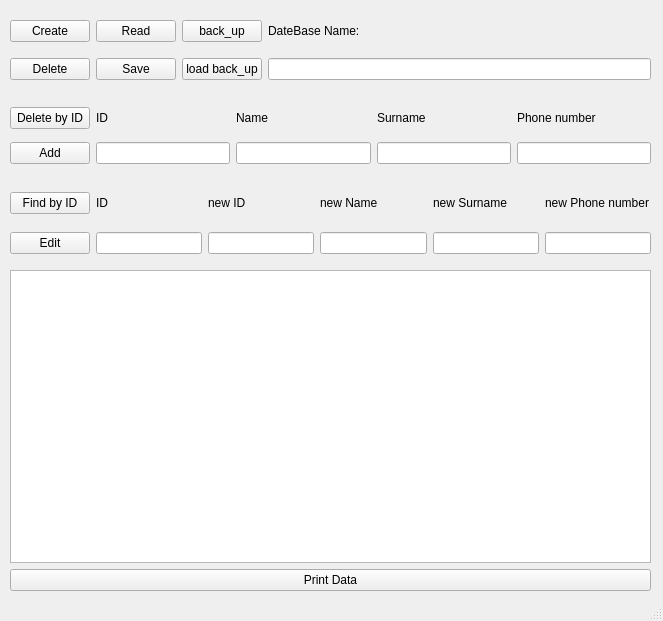
<?xml version="1.0" encoding="UTF-8"?>
<ui version="4.0">
 <class>MainWindow</class>
 <widget class="QMainWindow" name="MainWindow">
  <property name="geometry">
   <rect>
    <x>0</x>
    <y>0</y>
    <width>663</width>
    <height>621</height>
   </rect>
  </property>
  <property name="windowTitle">
   <string>MainWindow</string>
  </property>
  <widget class="QWidget" name="centralwidget">
   <widget class="QWidget" name="gridLayoutWidget">
    <property name="geometry">
     <rect>
      <x>10</x>
      <y>10</y>
      <width>641</width>
      <height>81</height>
     </rect>
    </property>
    <layout class="QGridLayout" name="gridLayout_2">
     <item row="0" column="0">
      <widget class="QPushButton" name="create_Button">
       <property name="text">
        <string>Create</string>
       </property>
      </widget>
     </item>
     <item row="0" column="3">
      <widget class="QLabel" name="label_3">
       <property name="text">
        <string>DateBase Name:</string>
       </property>
      </widget>
     </item>
     <item row="1" column="2">
      <widget class="QPushButton" name="load_back_up_Button">
       <property name="text">
        <string>load back_up</string>
       </property>
      </widget>
     </item>
     <item row="1" column="0">
      <widget class="QPushButton" name="delete_Button">
       <property name="text">
        <string>Delete</string>
       </property>
      </widget>
     </item>
     <item row="1" column="1">
      <widget class="QPushButton" name="save_Button">
       <property name="text">
        <string>Save</string>
       </property>
      </widget>
     </item>
     <item row="0" column="1">
      <widget class="QPushButton" name="read_Button">
       <property name="text">
        <string>Read</string>
       </property>
      </widget>
     </item>
     <item row="1" column="3">
      <widget class="QLineEdit" name="database_name"/>
     </item>
     <item row="0" column="2">
      <widget class="QPushButton" name="back_up_Button">
       <property name="text">
        <string>back_up</string>
       </property>
      </widget>
     </item>
    </layout>
   </widget>
   <widget class="QWidget" name="gridLayoutWidget_2">
    <property name="geometry">
     <rect>
      <x>10</x>
      <y>100</y>
      <width>641</width>
      <height>71</height>
     </rect>
    </property>
    <layout class="QGridLayout" name="gridLayout_3">
     <item row="0" column="3">
      <widget class="QLabel" name="label_6">
       <property name="text">
        <string>Surname</string>
       </property>
      </widget>
     </item>
     <item row="0" column="0">
      <widget class="QPushButton" name="delete_by_id_Button">
       <property name="text">
        <string>Delete by ID</string>
       </property>
      </widget>
     </item>
     <item row="1" column="0">
      <widget class="QPushButton" name="add_Button">
       <property name="text">
        <string>Add</string>
       </property>
      </widget>
     </item>
     <item row="0" column="4">
      <widget class="QLabel" name="label_7">
       <property name="text">
        <string>Phone number</string>
       </property>
      </widget>
     </item>
     <item row="1" column="1">
      <widget class="QLineEdit" name="id_1"/>
     </item>
     <item row="1" column="4">
      <widget class="QLineEdit" name="phone_num"/>
     </item>
     <item row="0" column="1">
      <widget class="QLabel" name="label_4">
       <property name="text">
        <string>ID</string>
       </property>
      </widget>
     </item>
     <item row="1" column="2">
      <widget class="QLineEdit" name="name"/>
     </item>
     <item row="1" column="3">
      <widget class="QLineEdit" name="surname"/>
     </item>
     <item row="0" column="2">
      <widget class="QLabel" name="label_5">
       <property name="text">
        <string>Name</string>
       </property>
      </widget>
     </item>
    </layout>
   </widget>
   <widget class="QWidget" name="gridLayoutWidget_3">
    <property name="geometry">
     <rect>
      <x>10</x>
      <y>180</y>
      <width>641</width>
      <height>86</height>
     </rect>
    </property>
    <layout class="QGridLayout" name="gridLayout_5">
     <item row="1" column="0">
      <widget class="QPushButton" name="pushButton_12">
       <property name="text">
        <string>Edit</string>
       </property>
      </widget>
     </item>
     <item row="0" column="0">
      <widget class="QPushButton" name="pushButton_11">
       <property name="text">
        <string>Find by ID</string>
       </property>
      </widget>
     </item>
     <item row="0" column="3">
      <widget class="QLabel" name="label_14">
       <property name="text">
        <string>new Name</string>
       </property>
      </widget>
     </item>
     <item row="0" column="5">
      <widget class="QLabel" name="label_16">
       <property name="text">
        <string>new Phone number</string>
       </property>
      </widget>
     </item>
     <item row="1" column="3">
      <widget class="QLineEdit" name="new_name"/>
     </item>
     <item row="0" column="2">
      <widget class="QLabel" name="label_13">
       <property name="text">
        <string>new ID</string>
       </property>
      </widget>
     </item>
     <item row="0" column="4">
      <widget class="QLabel" name="label_15">
       <property name="text">
        <string>new Surname</string>
       </property>
      </widget>
     </item>
     <item row="1" column="1">
      <widget class="QLineEdit" name="id_2"/>
     </item>
     <item row="1" column="2">
      <widget class="QLineEdit" name="new_id"/>
     </item>
     <item row="1" column="5">
      <widget class="QLineEdit" name="new_phone_num"/>
     </item>
     <item row="1" column="4">
      <widget class="QLineEdit" name="new_surname"/>
     </item>
     <item row="0" column="1">
      <widget class="QLabel" name="label_12">
       <property name="text">
        <string>ID</string>
       </property>
      </widget>
     </item>
    </layout>
   </widget>
   <widget class="QWidget" name="verticalLayoutWidget">
    <property name="geometry">
     <rect>
      <x>10</x>
      <y>270</y>
      <width>641</width>
      <height>321</height>
     </rect>
    </property>
    <layout class="QVBoxLayout" name="verticalLayout_3">
     <item>
      <widget class="QTableWidget" name="tableWidget"/>
     </item>
     <item>
      <widget class="QPushButton" name="print_data">
       <property name="text">
        <string>Print Data</string>
       </property>
      </widget>
     </item>
    </layout>
   </widget>
  </widget>
  <widget class="QStatusBar" name="statusbar"/>
 </widget>
 <resources/>
 <connections/>
</ui>
